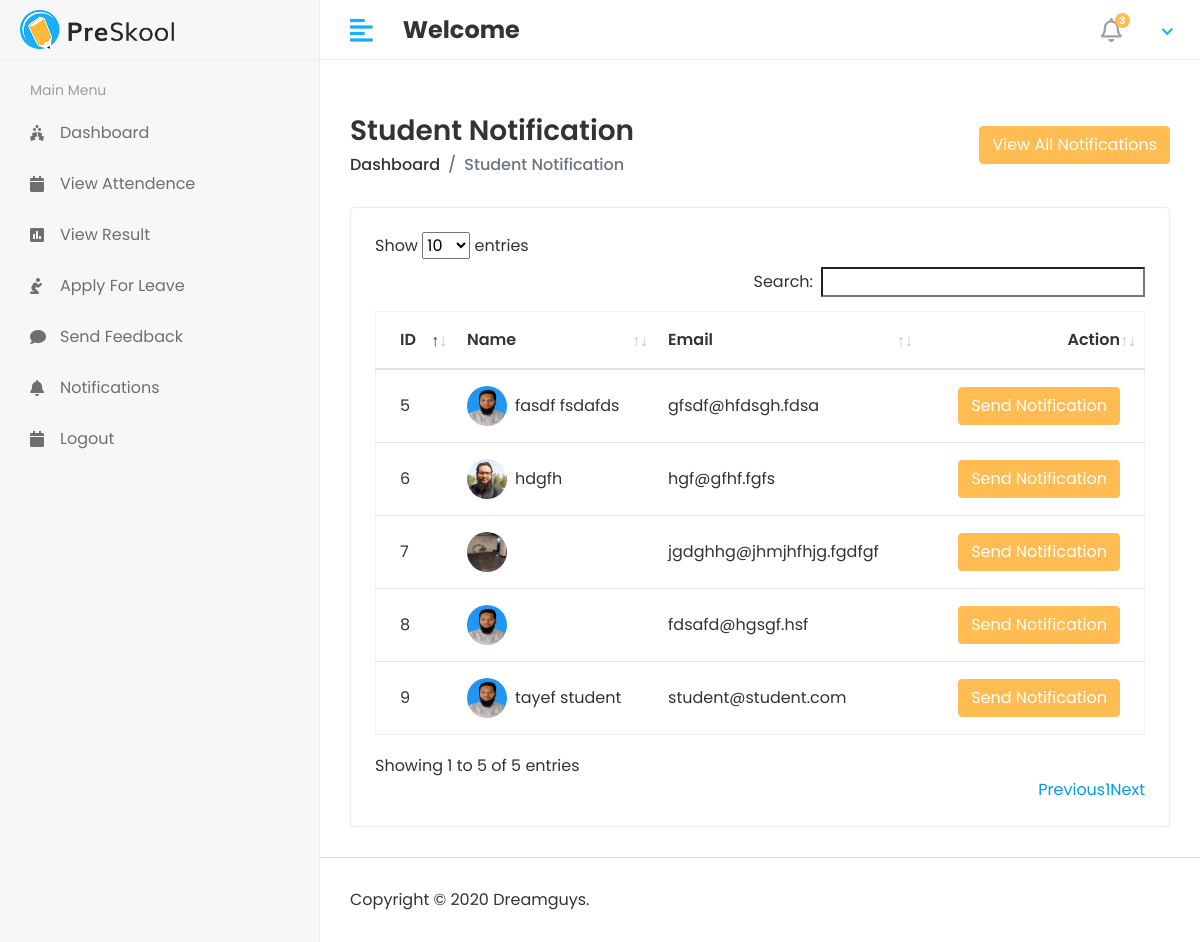
The page /hod/student/send_notification/ on the database its author committed.
### core/models.py (models this page shows, shortened)
class Student(models.Model):
    admin = models.OneToOneField(CustomUser, on_delete=models.CASCADE)
    address = models.TextField()
    gender = models.CharField(max_length=100)
    course_id = models.ForeignKey(Course, on_delete=models.DO_NOTHING)
    session_id = models.ForeignKey(Session, on_delete=models.DO_NOTHING)
    created_at = models.DateTimeField(auto_now_add=True)
    updated_at = models.DateTimeField(auto_now=True)

class CustomUser(AbstractUser):
    USER = (
        ('1','HOD'),
        ('2','STAFF'),
        ('3','STUDENT'),
    )
    user_type = models.CharField(choices=USER, max_length=50, default=1)
    profile_pic = models.ImageField(upload_to='media/profile_pic')

### asms/hod_views.py (the view)
# urls.py: path('hod/student/send_notification/', hod_views.STUDENT_SEND_NOTIFICATION, name='student_send_notification'),
def STUDENT_SEND_NOTIFICATION(request):
    student = Student.objects.all()
    notification = Student_Notification.objects.all()
    context = {
        'students': student,
        'notification': notification,
    }
    return render(request, 'hod/student_notification.html', context)

### templates/hod/student_notification.html (shortened to what this page needs)
{% extends "base.html" %}
{% block content %}
<div class="content container-fluid">
    <div class="page-header">
       <div class="row align-items-center">
          <div class="col">
             <h3 class="page-title">Student Notification</h3>
             <ul class="breadcrumb">
                <li class="breadcrumb-item"><a href="index.html">Dashboard</a></li>
                <li class="breadcrumb-item active">Student Notification</li>
             </ul>
          </div>
          <div class="col-auto text-right float-right ml-auto">
            <button type="button" class="btn btn-primary" data-toggle="modal" data-target="#exampleModal">
                View All Notifications
            </button>
          </div>
       </div>
    </div>
    <div class="row">
       <div class="col-sm-12">
          <div class="card card-table">
             <div class="card-body">
                <div class="table-responsive">
                   <table id='table_id' class="table table-hover table-center mb-0">
                      <thead>
                         <tr>
                            <th>ID</th>
                            <th>Name</th>
                            <th>Email</th>
                            <th class="text-right">Action</th>
                         </tr>
                      </thead>
                      <tbody>
                        {% for student in students %}
                         <tr>
                            <td>{{student.id}}</td>
                            <td>
                               <h2 class="table-avatar">
                                  <a href="student-details.html" class="avatar avatar-sm mr-2"><img class="avatar-img rounded-circle" src="/{{student.admin.profile_pic}}" alt=""></a>
                                  <a href="student-details.html">{{student.admin.first_name}}&nbsp;{{student.admin.last_name}}</a>
                               </h2>
                            </td>
                            <td>{{student.admin.email}}</td>
                            <td class="text-right">
                                <button type="button" class="btn btn-primary" data-toggle="modal" data-target="#send_notification_modal-{{forloop.counter}}">
                                    Send Notification
                                </button>
                            </td>
                         </tr>
                         {% endfor %}
                      </tbody>
                   </table>
                </div>
             </div>
          </div>
       </div>
    </div>
 </div>
  {% endblock content %}

### static/assets/css/style.css (style rules this page uses)
html { height: 100%; }
body { background-color: #fff; color: #333; font-family: 'Poppins', sans-serif; font-size: 1rem; height: 100%; line-height: 1.5; overflow-x: hidden; }
h1, h2, h3, h4, h5, h6 { font-family: 'Poppins', sans-serif; margin-top: 0; }
a { color: #009ce7; }
input, button, a { transition: all 0.4s ease; -moz-transition: all 0.4s ease; -o-transition: all 0.4s ease; -ms-transition: all 0.4s ease; -webkit-transition: all 0.4s ease; }
input, input:focus, button, button:focus { outline: none; }
ul, ol { padding: 0px; list-style: none; }
.table { color: #333; max-width: 100%; margin-bottom: 0; width: 100%; }
.table.dataTable { border-collapse: collapse !important; border: 1px solid rgba(0, 0, 0, 0.05); }
table.table td h2 { display: inline-block; font-size: inherit; font-weight: 400; margin: 0; padding: 0; vertical-align: middle; }
table.table td h2.table-avatar { align-items: center; display: inline-flex; font-size: inherit; font-weight: 400; margin: 0; padding: 0; vertical-align: middle; white-space: nowrap; }
table.table td h2 a { color: #333; }
.table thead tr th { font-weight: 600; }
.table tbody tr { border-bottom: 1px solid rgba(0, 0, 0, 0.05); }
.table.table-center td, .table.table-center th { vertical-align: middle; }
.card-table .card-body .table > thead > tr > th { border-top: 0; }
.card-table .card-body .table tr td:first-child, .card-table .card-body .table tr th:first-child { padding-left: 1.5rem; }
.card-table .card-body .table tr td:last-child, .card-table .card-body .table tr th:last-child { padding-right: 1.5rem; }
.card-table .table td, .card-table .table th { border-top: 1px solid #e2e5e8; padding: 1rem 0.75rem; white-space: nowrap; }
.btn-primary { background-color: #FFBC53; border: 1px solid #FFBC53; }
.card { border: 1px solid #ececf5; box-shadow: 0 1px 3px 0 rgba(0, 0, 0, 0.03); margin-bottom: 1.875rem; }
.card-body { padding: 1.5rem; }
.avatar { position: relative; display: inline-block; width: 3rem; height: 3rem }
.avatar > img { width: 100%; height: 100%; -o-object-fit: cover; object-fit: cover; }
.avatar-sm { width: 2.5rem; height: 2.5rem; }
.page-wrapper > .content { padding: 1.875rem 1.875rem 0; }
.page-header { margin-bottom: 1.875rem; }
.page-header .breadcrumb { background-color: transparent; color: #6c757d; font-size: 1rem; font-weight: 500; margin-bottom: 0; padding: 0; }
.page-header .breadcrumb a { color: #333; }
.page-title { font-size: 28px; font-weight: 600; color: #333; margin-bottom: 5px; }

### rows shown on the page
Student: id "5", admin.profile_pic (picture), admin.first_name "fasdf", admin.last_name "fsdafds", admin.email "gfsdf@hfdsgh.fdsa"
Student: id "6", admin.profile_pic (picture), admin.first_name "hdgfh", admin.email "hgf@gfhf.fgfs"
Student: id "7", admin.profile_pic (picture), admin.email "jgdghhg@jhmjhfhjg.fgdfgf"
Student: id "8", admin.profile_pic (picture), admin.email "fdsafd@hgsgf.hsf"
Student: id "9", admin.profile_pic (picture), admin.first_name "tayef", admin.last_name "student", admin.email "student@student.com"
